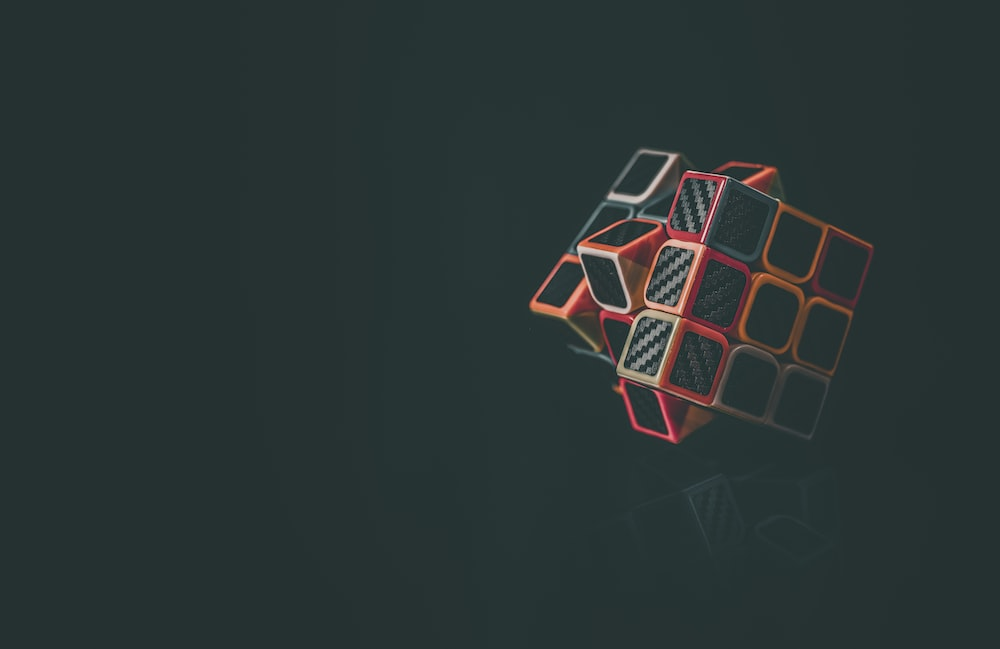
#> input picture Imgs/Base_img.jpeg, 1000 x 649 px, given in place of WIN_20231101_19_03_08_Pro.mp4, which was not available
$ python videoRead.py
#> lines starting #> are read from the running program, lines starting #| are printed output that depends on the picture; after the words box and inside, x2 and y2 are one past the last pixel; in counts of white or black regions, pixels touching at a corner belong together; pictures that were not available may be replaced by others from this repository, and a replacement may not be noted
import numpy as np
import cv2

#'WhatsApp_Video_2023-10-29_at_15.59.39_34d538d6.mp4'

# Capturing video through webcam
webcam = cv2.VideoCapture('WIN_20231101_19_03_08_Pro.mp4')

# Start a while loop
while(1):

    # Reading the video from the
    # webcam in image frames
    _, imageFrame = webcam.read()
#> imageFrame is the input picture: shape (649, 1000, 3); mean B, G, R 52.1, 52.4, 42

    # Convert the imageFrame in
    # BGR(RGB color space) to
    # HSV(hue-saturation-value)
    # color space
    hsvFrame = cv2.cvtColor(imageFrame, cv2.COLOR_BGR2HSV)
#> hsvFrame: shape (649, 1000, 3); mean H, S, V 88.4, 64.8, 54.1

    # Set range for red color and
    # define mask
    red_lower = np.array([136, 87, 111], np.uint8)
    red_upper = np.array([180, 255, 255], np.uint8)
    red_mask = cv2.inRange(hsvFrame, red_lower, red_upper)
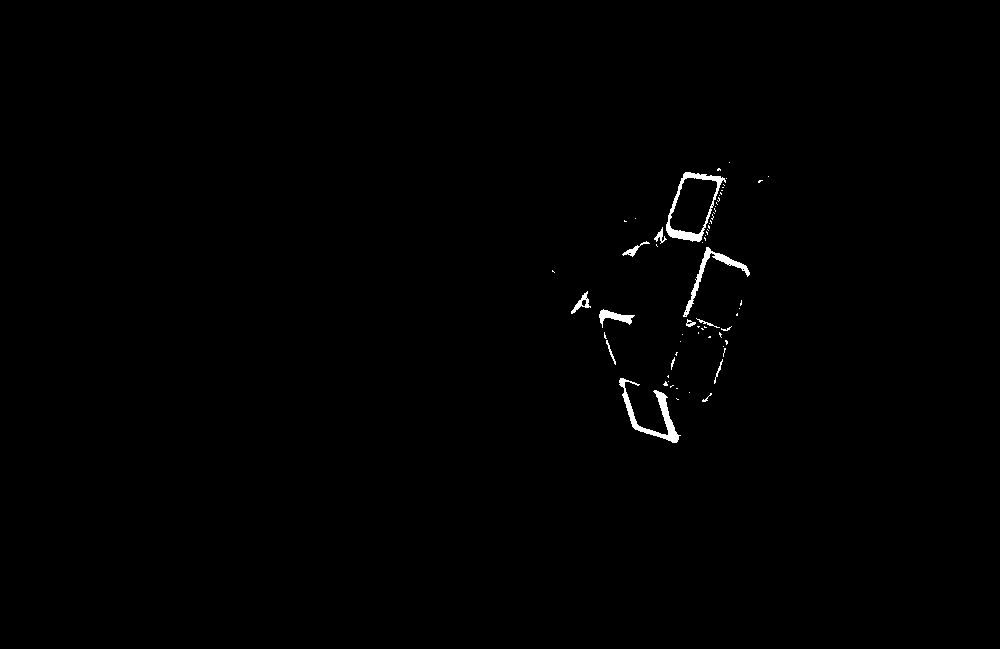
#> red_mask: shape (649, 1000); 0.51% white; 65 white regions (51 under 20 px), largest, box (x1, y1, x2, y2) and area: (619, 378, 681, 443) 865, (666, 172, 726, 242) 824, (683, 247, 750, 317) 587

    # Set range for green color and
    # define mask
    green_lower = np.array([50, 100, 100], np.uint8)
    green_upper = np.array([70, 255,255], np.uint8)
    green_mask = cv2.inRange(hsvFrame, green_lower, green_upper)
#> green_mask: shape (649, 1000); every value is 0

    # Set range for blue color and
    # define mask
    blue_lower = np.array([100,150,0], np.uint8)
    blue_upper = np.array([140,255,255], np.uint8)
    blue_mask = cv2.inRange(hsvFrame, blue_lower, blue_upper)

    yellow_lower = np.array([22, 93, 0], np.uint8)
    yellow_upper = np.array([45, 255, 255], np.uint8)
    yellow_mask = cv2.inRange(hsvFrame, yellow_lower, yellow_upper)
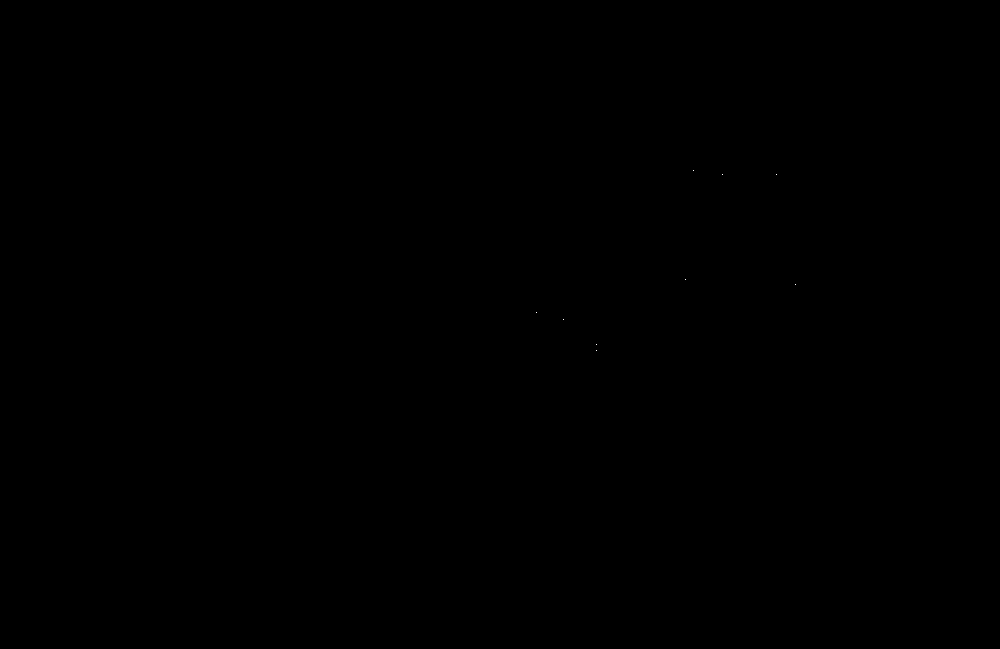
#> yellow_mask: shape (649, 1000); 0% white in thin lines or dots, all inside (x1, y1, x2, y2) = (536, 170, 796, 351)

    white_lower = np.array([0,0,240], np.uint8)
    white_upper = np.array([255,15,255], np.uint8)
    white_mask = cv2.inRange(hsvFrame, white_lower, white_upper)

    orange_lower = np.array([10, 100, 20], np.uint8)
    orange_upper = np.array([25, 255, 255], np.uint8)
    orange_mask = cv2.inRange(hsvFrame, orange_lower, orange_upper)
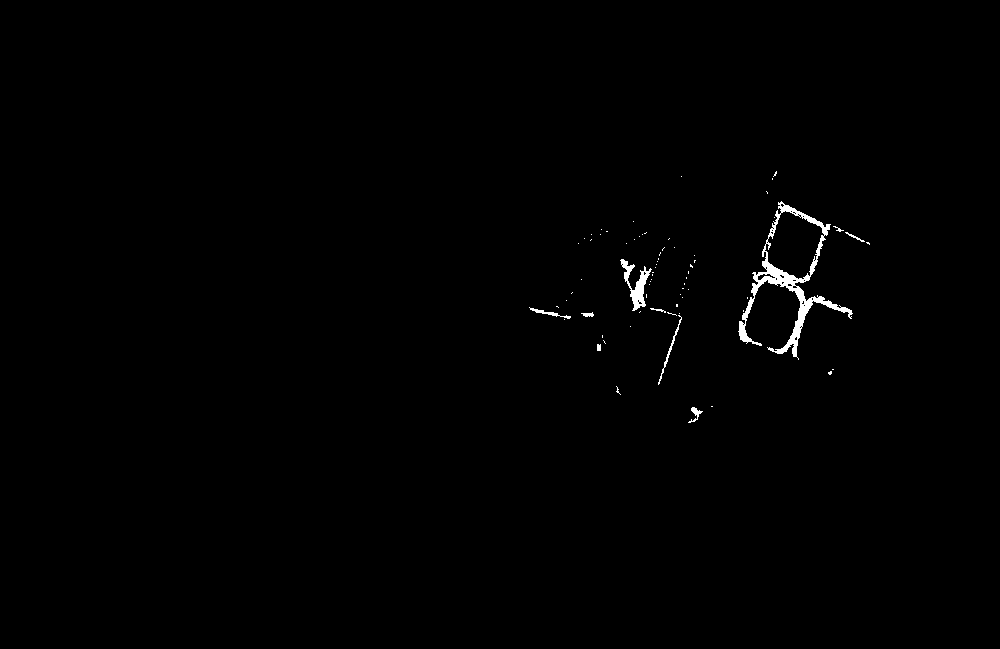
#> orange_mask: shape (649, 1000); 0.58% white; 71 white regions (61 under 20 px), largest, box (x1, y1, x2, y2) and area: (738, 201, 853, 360) 2584, (620, 259, 652, 311) 552, (658, 315, 682, 385) 141

    # Morphological Transform, Dilation
    # for each color and bitwise_and operator
    # between imageFrame and mask determines
    # to detect only that particular color
    kernel = np.ones((5, 5), "uint8")

    # For red color
    red_mask = cv2.dilate(red_mask, kernel)
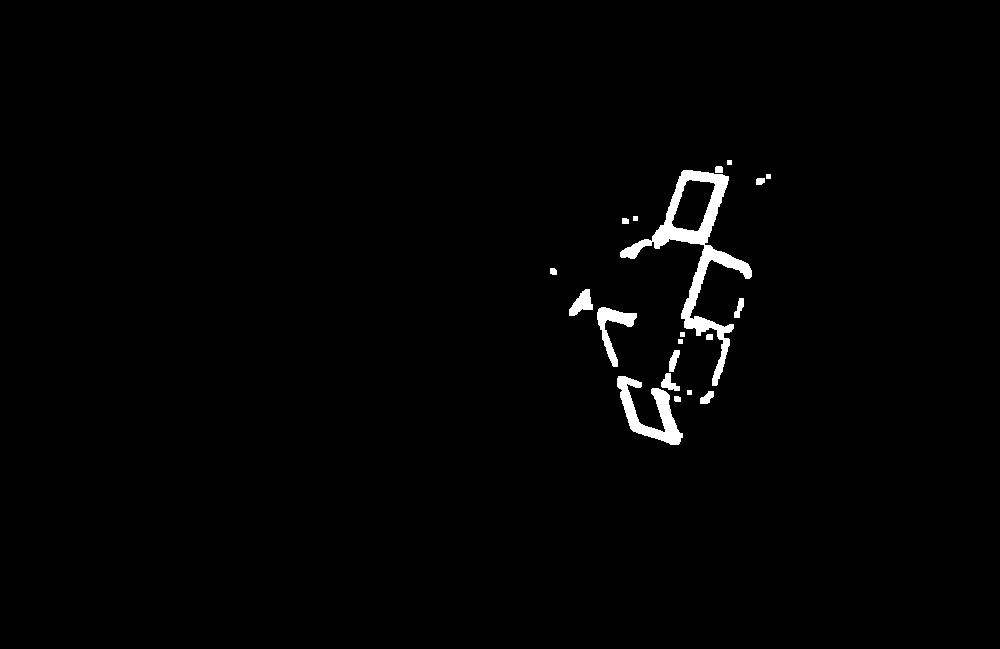
#> red_mask: shape (649, 1000); 1.3% white; 20 white regions, largest, box (x1, y1, x2, y2) and area: (620, 170, 752, 386) 4720, (617, 376, 683, 445) 1720, (597, 307, 637, 367) 798
    res_red = cv2.bitwise_and(imageFrame, imageFrame,
                              mask = red_mask)

    # For green color
    green_mask = cv2.dilate(green_mask, kernel)
    res_green = cv2.bitwise_and(imageFrame, imageFrame,
                                mask = green_mask)
#> res_green: shape (649, 1000, 3); every value is 0

    # For blue color
    blue_mask = cv2.dilate(blue_mask, kernel)
    res_blue = cv2.bitwise_and(imageFrame, imageFrame,
                               mask = blue_mask)

    yellow_mask = cv2.dilate(yellow_mask, kernel)
#> yellow_mask: shape (649, 1000); 0.03% white; 9 white regions, largest, box (x1, y1, x2, y2) and area: (691, 168, 696, 173) 25, (720, 172, 725, 177) 25, (774, 172, 779, 177) 25
    res_yellow = cv2.bitwise_and(imageFrame, imageFrame,
                               mask = yellow_mask)

    white_mask = cv2.dilate(white_mask, kernel)
    res_white = cv2.bitwise_and(imageFrame, imageFrame,
                               mask = white_mask)

    orange_mask = cv2.dilate(orange_mask, kernel)
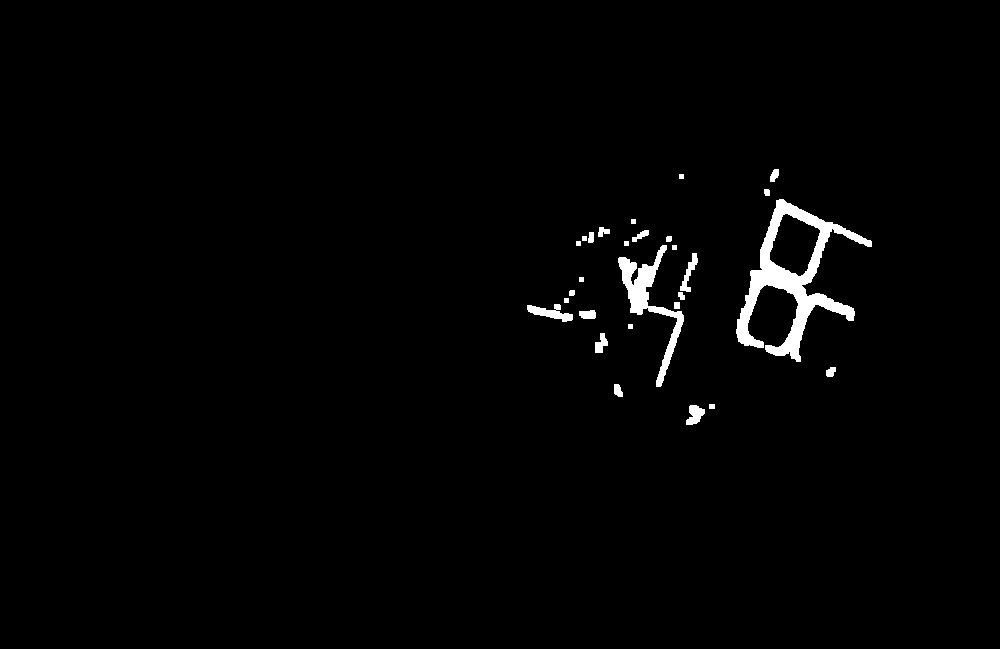
#> orange_mask: shape (649, 1000); 1.5% white; 28 white regions
    res_orange = cv2.bitwise_and(imageFrame, imageFrame,
                               mask = orange_mask)

    # Creating contour to track red color
    contours, hierarchy = cv2.findContours(red_mask,
                                           cv2.RETR_TREE,
                                           cv2.CHAIN_APPROX_SIMPLE)
#> contours = 21 contours, 6 with area under 20; largest, box (x1, y1, x2, y2) and area: (620, 170, 752, 386) 5714, (617, 376, 683, 445) 1560, (671, 179, 716, 232) 1468, (597, 307, 637, 367) 704, (569, 289, 593, 316) 320

    for pic, contour in enumerate(contours):
        area = cv2.contourArea(contour)
        if(area > 300):
            x, y, w, h = cv2.boundingRect(contour)
            imageFrame = cv2.rectangle(imageFrame, (x, y),
                                       (x + w, y + h),
                                       (0, 0, 255), 2)

            cv2.putText(imageFrame, "Red Colour", (x, y),
                        cv2.FONT_HERSHEY_SIMPLEX, 1.0,
                        (0, 0, 255))
#> this loop made 21 passes
#> (area, x, y, w, h) on passes 4, 10, 12, 18, 19: (1559.5, 617, 376, 66, 69), (704.5, 597, 307, 40, 60), (320, 569, 289, 24, 27), (5714.5, 620, 170, 132, 216), (1468.5, 671, 179, 45, 53)
#> area on passes 1, 2, 5, 6, 8, 11: 28, 96, 149, 119, 29.5, 88.5
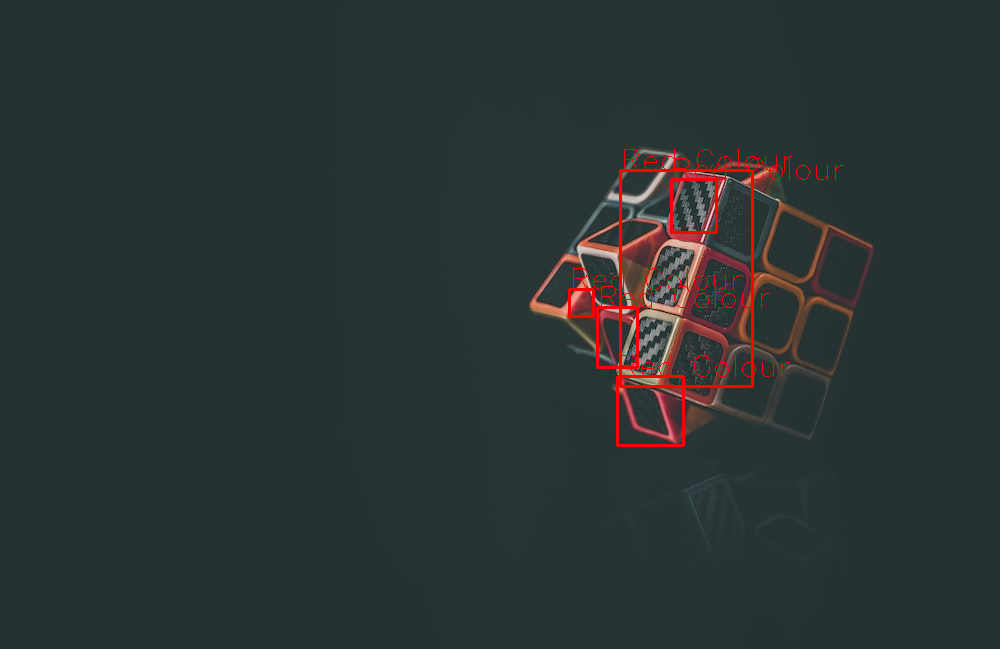
#> imageFrame: shape (649, 1000, 3); 0.92% of pixels changed, all inside (x1, y1, x2, y2) = (568, 149, 844, 447)

    # Creating contour to track green color
    contours, hierarchy = cv2.findContours(green_mask,
                                           cv2.RETR_TREE,
                                           cv2.CHAIN_APPROX_SIMPLE)
#> contours = []

    for pic, contour in enumerate(contours):
        area = cv2.contourArea(contour)
        if(area > 300):
            x, y, w, h = cv2.boundingRect(contour)
            imageFrame = cv2.rectangle(imageFrame, (x, y),
                                       (x + w, y + h),
                                       (0, 255, 0), 2)

            cv2.putText(imageFrame, "Green Colour", (x, y),
                        cv2.FONT_HERSHEY_SIMPLEX,
                        1.0, (0, 255, 0))
#> this loop made 0 passes

    # Creating contour to track blue color
    contours, hierarchy = cv2.findContours(blue_mask,
                                           cv2.RETR_TREE,
                                           cv2.CHAIN_APPROX_SIMPLE)
    for pic, contour in enumerate(contours):
        area = cv2.contourArea(contour)
        if(area > 300):
            x, y, w, h = cv2.boundingRect(contour)
            imageFrame = cv2.rectangle(imageFrame, (x, y),
                                       (x + w, y + h),
                                       (255, 0, 0), 2)

            cv2.putText(imageFrame, "Blue Colour", (x, y),
                        cv2.FONT_HERSHEY_SIMPLEX,
                        1.0, (255, 0, 0))

    contours, hierarchy = cv2.findContours(yellow_mask,
                                           cv2.RETR_TREE,
                                           cv2.CHAIN_APPROX_SIMPLE)
#> contours = 9 contours, all with area under 20
    for pic, contour in enumerate(contours):
        area = cv2.contourArea(contour)
        if(area > 300):
            x, y, w, h = cv2.boundingRect(contour)
            imageFrame = cv2.rectangle(imageFrame, (x, y),
                                       (x + w, y + h),
                                       (255, 162, 0), 2)

            cv2.putText(imageFrame, "Yellow Colour", (x, y),
                        cv2.FONT_HERSHEY_SIMPLEX,
                        1.0, (255, 162, 0))
#> this loop made 9 passes
#> contour on passes 1 to 9: [[594, 348], [594, 352], [598, 352], [598, 348]], [[594, 342], [594, 346], [598, 346], [598, 342]], [[561, 317], [561, 321], [565, 321], [565, 317]], [[534, 310], [534, 314], [538, 314], [538, 310]], [[793, 282], [793, 286], [797, 286], [797, 282]], [[683, 277], [683, 281], [687, 281], [687, 277]], [[774, 172], [774, 176], [778, 176], [778, 172]], [[720, 172], [720, 176], [724, 176], [724, 172]], [[691, 168], [691, 172], [695, 172], [695, 168]]

    contours, hierarchy = cv2.findContours(white_mask,
                                           cv2.RETR_TREE,
                                           cv2.CHAIN_APPROX_SIMPLE)
#> contours = []
    for pic, contour in enumerate(contours):
        area = cv2.contourArea(contour)
        if(area > 300):
            x, y, w, h = cv2.boundingRect(contour)
            imageFrame = cv2.rectangle(imageFrame, (x, y),
                                       (x + w, y + h),
                                       (255, 157, 0), 2)

            cv2.putText(imageFrame, "White Colour", (x, y),
                        cv2.FONT_HERSHEY_SIMPLEX,
                        1.0, (255, 157, 0))

    contours, hierarchy = cv2.findContours(orange_mask,
                                           cv2.RETR_TREE,
                                           cv2.CHAIN_APPROX_SIMPLE)
#> contours = 29 contours, 9 with area under 20; largest, box (x1, y1, x2, y2) and area: (736, 199, 872, 362) 7206, (769, 213, 821, 277) 2088, (618, 245, 684, 387) 1858, (527, 304, 573, 322) 331, (686, 405, 705, 425) 213
    for pic, contour in enumerate(contours):
        area = cv2.contourArea(contour)
        if(area > 300):
            x, y, w, h = cv2.boundingRect(contour)
            imageFrame = cv2.rectangle(imageFrame, (x, y),
                                       (x + w, y + h),
                                       (255, 157, 0), 2)

            cv2.putText(imageFrame, "Orange Colour", (x, y),
                        cv2.FONT_HERSHEY_SIMPLEX,
                        1.0, (255, 157, 0))
#> this loop made 29 passes
#> (area, x, y, w, h) on passes 8, 16, 25, 26: (331, 527, 304, 46, 18), (1858.5, 618, 245, 66, 142), (7206.5, 736, 199, 136, 163), (2087.5, 769, 213, 52, 64)
#> area on passes 1, 3, 4, 5, 7, 11: 213, 72.5, 61.5, 129, 108.5, 31
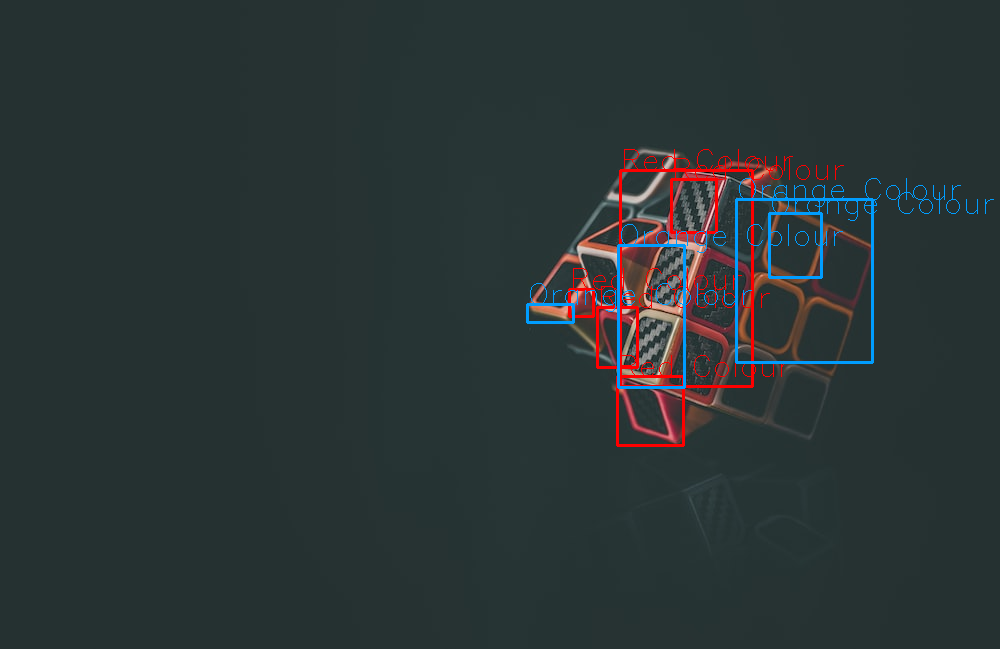
#> imageFrame: shape (649, 1000, 3); 0.89% of pixels changed, all inside (x1, y1, x2, y2) = (526, 178, 994, 389)

    # Program Termination
    cv2.imshow("Multiple Color Detection in Real-TIme", imageFrame)
    if cv2.waitKey(10) & 0xFF == ord('q'):
#> (key q is pressed here)
        webcam.release()
        cv2.destroyAllWindows()
        break
